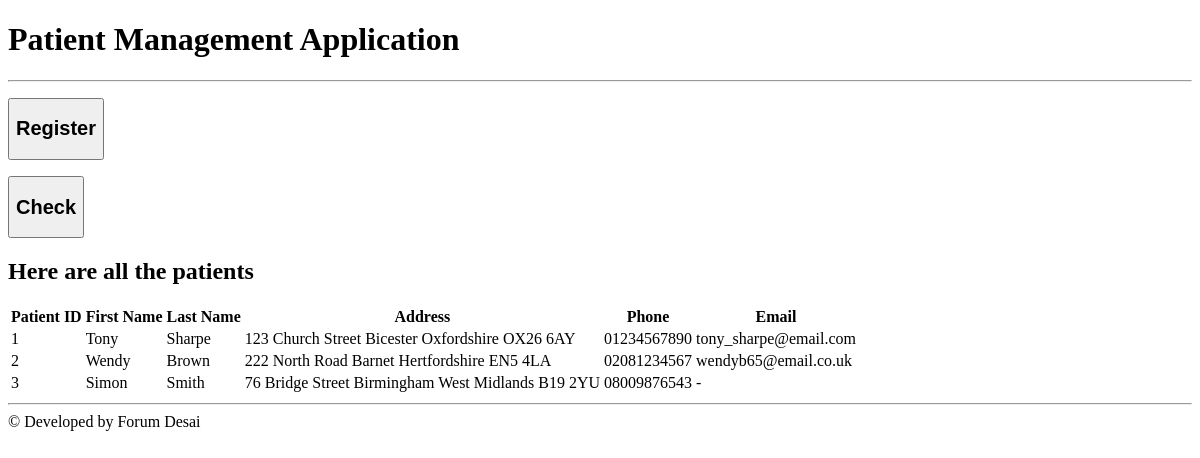
Page /commoninfo/ on the earlier database version.
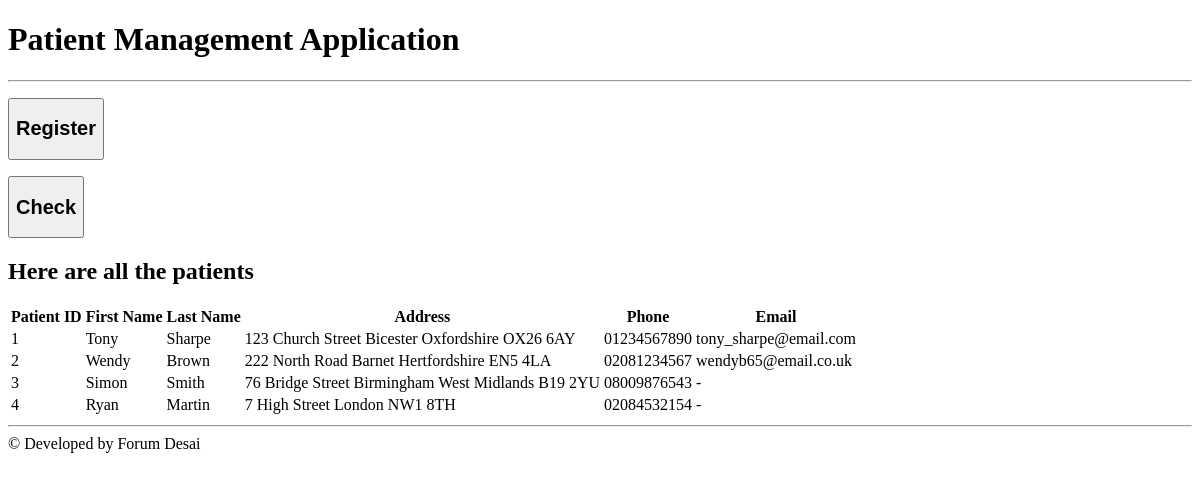
Same page on the later database version.
### commoninfo/models.py (models this page shows, shortened)
class Patient(models.Model):
    unique_id = models.AutoField(unique=True, primary_key=True)
    first_name = models.CharField(max_length=100, validators=[letters])
    last_name = models.CharField(max_length=100, validators=[letters])
    date_of_birth = models.DateField(validators=[validate_birthyear], help_text="YYYY-MM-DD")
    street = models.CharField(max_length=40, default="")
    city = models.CharField(max_length=20, validators=[letters])
    state = models.CharField(max_length=20, validators=[letters], null=True, blank=True)
    postcode = models.CharField(max_length=8)
    phone = models.CharField(max_length=10, validators=[nums])
    email = models.EmailField(max_length=50, null=True, blank=True)
    class Meta:
        ordering = ['unique_id', 'first_name', 'last_name', 'date_of_birth', 'street', 'postcode', 'phone', 'email']

### commoninfo/views.py (the view)
# urls.py: path('', views.index, name='index'),
def index(request):
    context = { 'patients': Patient.objects.all() }
    return render(request, 'commoninfo/index.html', context)

### commoninfo/templates/commoninfo/index.html
{% extends "commoninfo/base.html" %}
{% block content %}
<h2>Here are all the patients</h2>
<table>
    <tr>
        <th>Patient ID</th>
        <th>First Name</th>
        <th>Last Name</th>
        <th>Address</th>
        <th>Phone</th>
        <th>Email</th>
    </tr>
    {% for patient in patients %}
    <tr>
        <td>{{ patient.unique_id }}</td>
        <td>{{ patient.first_name }}</td>
        <td>{{ patient.last_name }}</td>
        <td>
            {{ patient.street }}
            {{ patient.city }}
            {% if patient.state is None %}
            {% else %}
                {{ patient.state }}
            {% endif %}
            {{ patient.postcode }}
        </td>
        <td>{{ patient.phone }}</td>
        <td>
            {% if patient.email is None %}
            -
            {% else %}
            {{ patient.email }}
            {% endif %}
        </td>
    </tr>
    {% endfor %}
</table>
{% endblock %}

### commoninfo/templates/commoninfo/base.html (shortened to what this page needs)
<!DOCTYPE html>
<html lang="en">
<head>
</head>
<body>
    <div class="container">
        <div class="row justify-content-center">
            <div class="col-8">
                <h1 class="mt-2">Patient Management Application</h1>
                <hr>
                <p>
                    <a href="{% url 'add' %}">
                        <button type='button'>
                            <h2>Register</h2>
                        </button></a>
                </p>
                <p>
                    <a href="{% url 'fetch' %}">
                        <button type='button'>
                            <h2>Check</h2>
                        </button></a>
                </p>
                {% block content %}
                {% endblock %}
            </div>
        </div>
        <hr>
        <footer>&copy; Developed by Forum Desai</footer>
    </div>
</body>
</html>

Differences in the rows shown:
added Patient: unique_id "4", first_name "Ryan", last_name "Martin", street "7 High Street", city "London", postcode "NW1 8TH", phone "02084532154"
